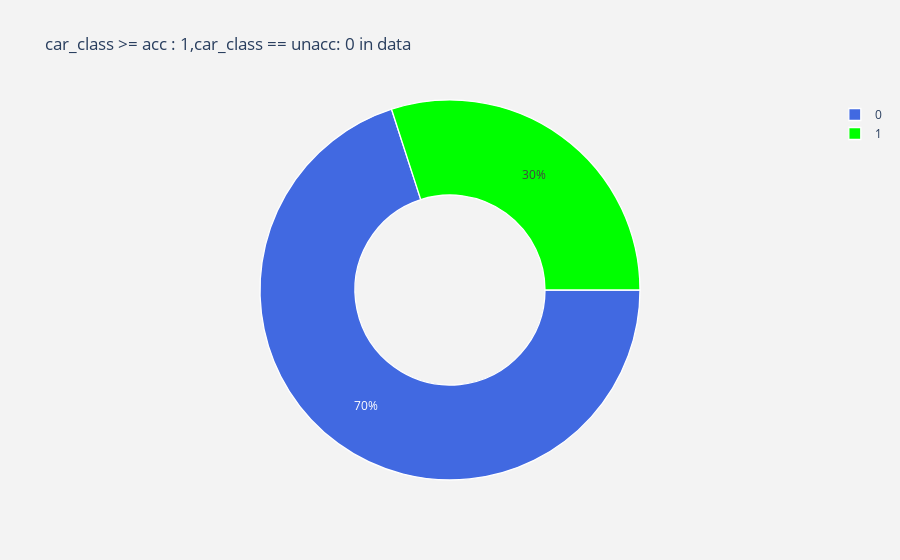

Notebook code for this chart:
### Markdown cell above
ЗАДАНИЕ 2.

Провести EDA (exploratory data analysis: histograms, boxplots - visualization, etc).

### Code cell
#labels
lab = data['car_class'].value_counts().keys().tolist()
#values
val = data['car_class'].value_counts().values.tolist()

trace = go.Pie(labels = lab ,
               values = val ,
               marker = dict(colors =  [ 'royalblue' ,'lime'],
                             line = dict(color = "white",
                                         width =  1.3)
                            ),
               rotation = 90,
               hoverinfo = "label+value+text",
               hole = .5
              )
layout = go.Layout(dict(title = "car_class >= acc : 1,car_class == unacc: 0 in data",
                        plot_bgcolor  = "rgb(243,243,243)",
                        paper_bgcolor = "rgb(243,243,243)",
                       )
                  )

fig_data = [trace]
fig = go.Figure(data = fig_data,layout = layout)
py.iplot(fig)

### Figure 1 — Plotly figure (JSON) as saved in the notebook; plotly's stock layout.template omitted (floating-point values rounded to 4 significant figures)
{"data": [{"hole": 0.5, "hoverinfo": "label+value+text", "labels": [0, 1], "marker": {"colors": ["royalblue", "lime"], "line": {"color": "white", "width": 1.3}}, "rotation": 90, "type": "pie", "values": [1210, 518]}], "layout": {"paper_bgcolor": "rgb(243,243,243)", "plot_bgcolor": "rgb(243,243,243)", "title": {"text": "car_class >= acc : 1,car_class == unacc: 0 in data"}}}
